Frame 1 (no input): blank canvas, image omitted
Frame 60 (the mouse pressed at the canvas centre just before this capture): blank canvas, image omitted
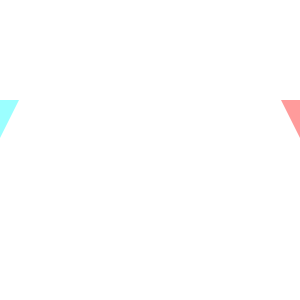
Frame 120 (the mouse held since frame 60 and released just before this capture)

The Processing sketch whose frames 1 and 60 were blank and that drew this single picture after the mouse press (run headless with seeded random() and noise(); from frame 60 on, the mouse is pressed at the canvas centre):

// Processing sketch: processing_74807
// ── processing_74807.pde

Tri myTri1;
Tri myTri2;
boolean stop=false;

void setup(){
  size(300,300);
  smooth();
  myTri1 = new Tri(color(#ff0000,100), width*4/3, height/3, -1, 0.01);
  myTri2 = new Tri(color(#00ffff,100), -width*2.0/3.0, height/3.0, 1, -0.01);

}

void draw(){
    background(255);
  myTri1.display();
  myTri1.move();
  myTri1.circle();
  myTri2.display();
  myTri2.move();
  myTri2.circle();
  

}
class Tri {
  color c;
  float x;
  float y;
  float speed;
  float rollSpeed;
  
  Tri(color tempC, float tempX, float tempY, float tempspeed,  float temprollSpeed){
    c=tempC;
    x=tempX;
    y=tempY;
    speed=tempspeed;
    rollSpeed=temprollSpeed;
  }
  
  void display(){
    noStroke();
    fill(c);
    triangle( x+width/6, y+height/3, x, y, x+width/3, y );
  }
    
  void move(){
    x=x+speed;
  if(x>=width/3 && x<=width/3){
     speed=0;
     stop=true;
    }
     
   }
   
 void circle(){
   if(stop){
  float ellipsex;
  float ellipsey;
  int radius=height/3;
  float angle=0;
  
  ellipsex=radius*sin(angle)+width/2;
  ellipsey=radius*cos(angle)+height/2;
  fill(0);
  ellipse(ellipsex,ellipsey,10,10);
  angle = angle+rollSpeed;
   }
 }

}
